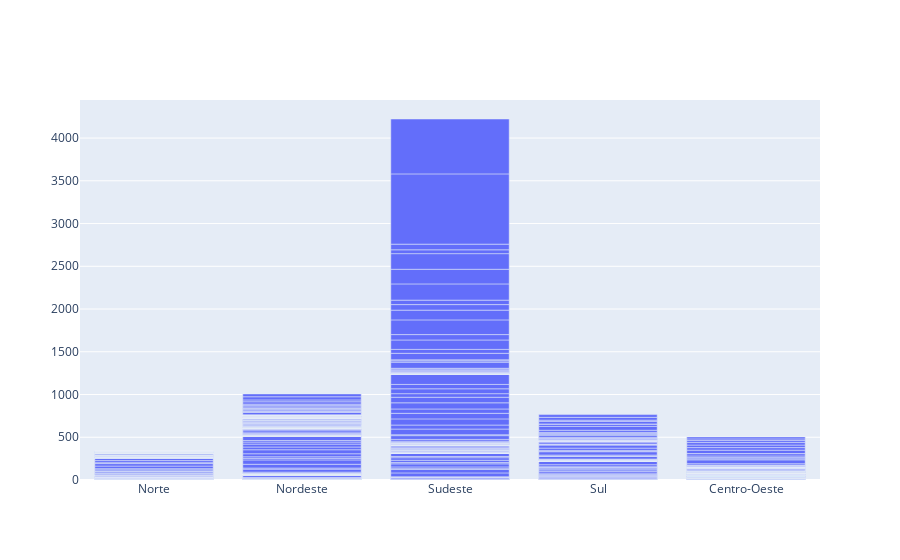

Here is the notebook cell this chart was saved with:
### Code cell
trace2 = go.Bar(x = df['regiao'],
                y = df['casosNovos'])
data = [trace2]
py.iplot(data)

### Figure 1 — Plotly figure (JSON) as saved in the notebook; plotly's stock layout.template omitted (floating-point values rounded to 4 significant figures; data arrays with more than 128 entries replaced by an {"elided": "..."} marker saying what was removed)
{"data": [{"type": "bar", "x": {"elided": "1701 str values"}, "y": {"elided": "1701 int values"}}], "layout": {}}
